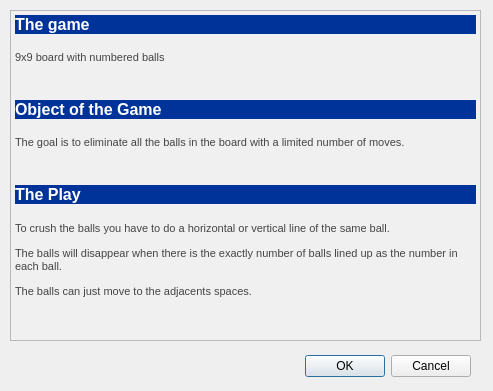
<?xml version="1.0" encoding="UTF-8"?>
<ui version="4.0">
 <class>HelpDialog</class>
 <widget class="QDialog" name="HelpDialog">
  <property name="geometry">
   <rect>
    <x>0</x>
    <y>0</y>
    <width>493</width>
    <height>391</height>
   </rect>
  </property>
  <property name="windowTitle">
   <string>Dialog</string>
  </property>
  <widget class="QDialogButtonBox" name="buttonBox">
   <property name="geometry">
    <rect>
     <x>130</x>
     <y>350</y>
     <width>341</width>
     <height>32</height>
    </rect>
   </property>
   <property name="orientation">
    <enum>Qt::Horizontal</enum>
   </property>
   <property name="standardButtons">
    <set>QDialogButtonBox::Cancel|QDialogButtonBox::Ok</set>
   </property>
  </widget>
  <widget class="QTextBrowser" name="textBrowser">
   <property name="geometry">
    <rect>
     <x>10</x>
     <y>10</y>
     <width>471</width>
     <height>331</height>
    </rect>
   </property>
   <property name="palette">
    <palette>
     <active>
      <colorrole role="Base">
       <brush brushstyle="SolidPattern">
        <color alpha="255">
         <red>240</red>
         <green>240</green>
         <blue>240</blue>
        </color>
       </brush>
      </colorrole>
     </active>
     <inactive>
      <colorrole role="Base">
       <brush brushstyle="SolidPattern">
        <color alpha="255">
         <red>240</red>
         <green>240</green>
         <blue>240</blue>
        </color>
       </brush>
      </colorrole>
     </inactive>
     <disabled>
      <colorrole role="Base">
       <brush brushstyle="SolidPattern">
        <color alpha="255">
         <red>240</red>
         <green>240</green>
         <blue>240</blue>
        </color>
       </brush>
      </colorrole>
     </disabled>
    </palette>
   </property>
   <property name="html">
    <string>&lt;!DOCTYPE HTML PUBLIC &quot;-//W3C//DTD HTML 4.0//EN&quot; &quot;http://www.w3.org/TR/REC-html40/strict.dtd&quot;&gt;
&lt;html&gt;&lt;head&gt;&lt;meta name=&quot;qrichtext&quot; content=&quot;1&quot; /&gt;&lt;title&gt;Rules&lt;/title&gt;&lt;style type=&quot;text/css&quot;&gt;
p, li { white-space: pre-wrap; }
&lt;/style&gt;&lt;/head&gt;&lt;body style=&quot; font-family:'MS Shell Dlg 2'; font-size:7.8pt; font-weight:400; font-style:normal;&quot;&gt;
&lt;p style=&quot; margin-top:36px; margin-bottom:36px; margin-left:0px; margin-right:0px; -qt-block-indent:0; text-indent:0px; line-height:1.2%; background-color:#003399;&quot;&gt;&lt;a name=&quot;rules&quot;&gt;&lt;/a&gt;&lt;span style=&quot; font-family:'Roboto'; font-size:12pt; font-weight:600; color:#ffffff;&quot;&gt;T&lt;/span&gt;&lt;span style=&quot; font-family:'Roboto'; font-size:12pt; font-weight:600; color:#ffffff;&quot;&gt;he game&lt;/span&gt;&lt;span style=&quot; font-family:'Roboto'; font-size:12pt;&quot;&gt; &lt;/span&gt;&lt;/p&gt;
&lt;p style=&quot; margin-top:12px; margin-bottom:12px; margin-left:0px; margin-right:0px; -qt-block-indent:0; text-indent:0px;&quot;&gt;&lt;span style=&quot; font-family:'Roboto'; font-size:8pt; color:#444444;&quot;&gt;9x9 board with numbered balls&lt;/span&gt;&lt;/p&gt;
&lt;p style=&quot; margin-top:36px; margin-bottom:36px; margin-left:0px; margin-right:0px; -qt-block-indent:0; text-indent:0px; line-height:1.2%; background-color:#003399;&quot;&gt;&lt;span style=&quot; font-family:'Roboto'; font-size:12pt; font-weight:600; color:#ffffff;&quot;&gt;Object of the Game&lt;/span&gt;&lt;span style=&quot; font-family:'Roboto'; font-size:12pt;&quot;&gt; &lt;/span&gt;&lt;/p&gt;
&lt;p style=&quot; margin-top:12px; margin-bottom:12px; margin-left:0px; margin-right:0px; -qt-block-indent:0; text-indent:0px;&quot;&gt;&lt;span style=&quot; font-family:'Roboto'; font-size:8pt; color:#444444;&quot;&gt;The goal is to eliminate all the balls in the board with a limited number of moves.&lt;/span&gt;&lt;/p&gt;
&lt;p style=&quot; margin-top:36px; margin-bottom:36px; margin-left:0px; margin-right:0px; -qt-block-indent:0; text-indent:0px; line-height:1.2%; background-color:#003399;&quot;&gt;&lt;span style=&quot; font-family:'Roboto'; font-size:12pt; font-weight:600; color:#ffffff;&quot;&gt;The Play&lt;/span&gt;&lt;span style=&quot; font-family:'Roboto'; font-size:12pt;&quot;&gt; &lt;/span&gt;&lt;/p&gt;
&lt;p style=&quot; margin-top:12px; margin-bottom:12px; margin-left:0px; margin-right:0px; -qt-block-indent:0; text-indent:0px;&quot;&gt;&lt;span style=&quot; font-family:'Roboto'; font-size:8pt; color:#444444;&quot;&gt;To crush the balls you have to do a horizontal or vertical line of the same ball. &lt;/span&gt;&lt;/p&gt;
&lt;p style=&quot; margin-top:12px; margin-bottom:12px; margin-left:0px; margin-right:0px; -qt-block-indent:0; text-indent:0px;&quot;&gt;&lt;span style=&quot; font-family:'Roboto'; font-size:8pt; color:#444444;&quot;&gt;The balls will disappear when there is the exactly number of balls lined up as the number in each ball.&lt;/span&gt;&lt;/p&gt;
&lt;p style=&quot; margin-top:12px; margin-bottom:12px; margin-left:0px; margin-right:0px; -qt-block-indent:0; text-indent:0px;&quot;&gt;&lt;span style=&quot; font-family:'Roboto'; font-size:8pt; color:#444444;&quot;&gt;The balls can just move to the adjacents spaces.&lt;/span&gt;&lt;/p&gt;&lt;/body&gt;&lt;/html&gt;</string>
   </property>
  </widget>
 </widget>
 <resources/>
 <connections>
  <connection>
   <sender>buttonBox</sender>
   <signal>accepted()</signal>
   <receiver>HelpDialog</receiver>
   <slot>accept()</slot>
   <hints>
    <hint type="sourcelabel">
     <x>248</x>
     <y>254</y>
    </hint>
    <hint type="destinationlabel">
     <x>157</x>
     <y>274</y>
    </hint>
   </hints>
  </connection>
  <connection>
   <sender>buttonBox</sender>
   <signal>rejected()</signal>
   <receiver>HelpDialog</receiver>
   <slot>reject()</slot>
   <hints>
    <hint type="sourcelabel">
     <x>316</x>
     <y>260</y>
    </hint>
    <hint type="destinationlabel">
     <x>286</x>
     <y>274</y>
    </hint>
   </hints>
  </connection>
 </connections>
</ui>
